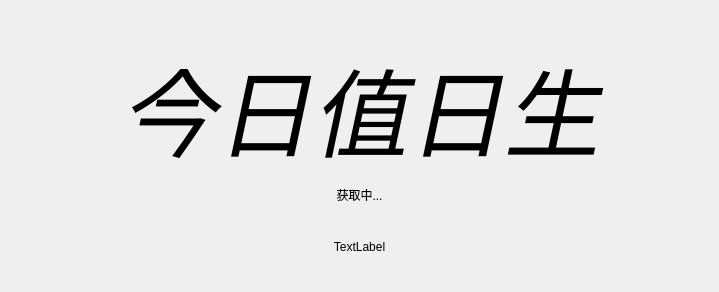
<?xml version="1.0" encoding="UTF-8"?>
<ui version="4.0">
 <class>MainWindow</class>
 <widget class="QMainWindow" name="MainWindow">
  <property name="geometry">
   <rect>
    <x>0</x>
    <y>0</y>
    <width>719</width>
    <height>292</height>
   </rect>
  </property>
  <property name="windowTitle">
   <string>今天谁值日 (By SunaookamiNya)</string>
  </property>
  <widget class="QWidget" name="centralwidget">
   <layout class="QVBoxLayout" name="verticalLayout_2">
    <item>
     <spacer name="verticalSpacer_2">
      <property name="orientation">
       <enum>Qt::Orientation::Vertical</enum>
      </property>
      <property name="sizeHint" stdset="0">
       <size>
        <width>20</width>
        <height>40</height>
       </size>
      </property>
     </spacer>
    </item>
    <item>
     <widget class="QLabel" name="label">
      <property name="text">
       <string>&lt;html&gt;&lt;head/&gt;&lt;body&gt;&lt;p align=&quot;center&quot;&gt;&lt;span style=&quot; font-size:72pt; font-style:italic;&quot;&gt;今日值日生&lt;/span&gt;&lt;/p&gt;&lt;/body&gt;&lt;/html&gt;</string>
      </property>
      <property name="alignment">
       <set>Qt::AlignmentFlag::AlignBottom|Qt::AlignmentFlag::AlignHCenter</set>
      </property>
     </widget>
    </item>
    <item>
     <widget class="QLabel" name="dt">
      <property name="text">
       <string>获取中...</string>
      </property>
      <property name="alignment">
       <set>Qt::AlignmentFlag::AlignBottom|Qt::AlignmentFlag::AlignHCenter</set>
      </property>
     </widget>
    </item>
    <item>
     <spacer name="verticalSpacer_3">
      <property name="orientation">
       <enum>Qt::Orientation::Vertical</enum>
      </property>
      <property name="sizeHint" stdset="0">
       <size>
        <width>20</width>
        <height>40</height>
       </size>
      </property>
     </spacer>
    </item>
    <item>
     <widget class="QLabel" name="students">
      <property name="styleSheet">
       <string notr="true"/>
      </property>
      <property name="text">
       <string>TextLabel</string>
      </property>
      <property name="alignment">
       <set>Qt::AlignmentFlag::AlignCenter</set>
      </property>
     </widget>
    </item>
    <item>
     <spacer name="verticalSpacer">
      <property name="orientation">
       <enum>Qt::Orientation::Vertical</enum>
      </property>
      <property name="sizeHint" stdset="0">
       <size>
        <width>20</width>
        <height>40</height>
       </size>
      </property>
     </spacer>
    </item>
   </layout>
  </widget>
 </widget>
 <resources/>
 <connections/>
</ui>
